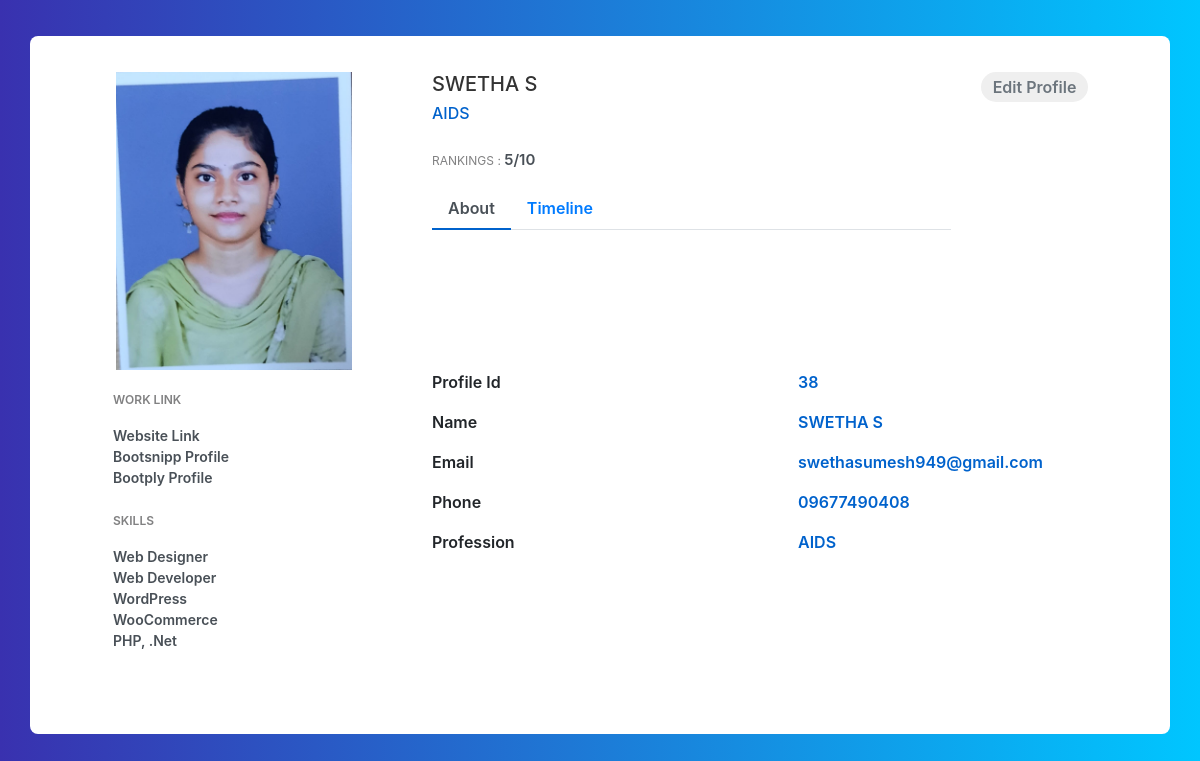
Screenshot of /details/ with the database file from the repository.
### core/models.py (models this page shows, shortened)
class Profile(models.Model):
    first_name = models.CharField(max_length=70)
    last_name = models.CharField(max_length=70)
    date = models.DateField()
    phone = models.BigIntegerField()
    email = models.EmailField()
    ranking = models.IntegerField()
    profession = models.CharField(max_length=200)
    status = models.CharField(choices=types,max_length=20,null=True,blank=False,default='employee')
    present = models.BooleanField(default=False)
    image = models.ImageField()
    updated = models.DateTimeField(auto_now=True)
    shift = models.TimeField()

### core/views.py (the view)
# urls.py: path('details/', details, name= 'details'),
def details(request):
    try:
        last_face = LastFace.objects.last()
        profile = Profile.objects.get(Q(image__icontains=last_face))
    except:
        last_face = None
        profile = None
    context = {
        'profile': profile,
        'last_face': last_face
    }
    return render(request, 'core/details.html', context)

### core/models.py (called while the page is built)
    def __str__(self):
        return self.last_face

### core/templates/core/details.html (shortened to what this page needs)
{% extends "core/base.html" %}
{% load static %}
{% block content %}
{% if profile == None %}
<div class="container emp-profile">
    <div class="row">
        <div class="col-md-5">
            <div class="alert alert-warning">
                <svg width="1.0625em" height="1em" viewBox="0 0 17 16" class="bi bi-exclamation-triangle"
                    fill="currentColor" xmlns="http://www.w3.org/2000/svg">
                    <path fill-rule="evenodd"
                        d="M7.938 2.016a.146.146 0 0 0-.054.057L1.027 13.74a.176.176 0 0 0-.002.183c.016.03.037.05.054.06.015.01.034.017.066.017h13.713a.12.12 0 0 0 .066-.017.163.163 0 0 0 .055-.06.176.176 0 0 0-.003-.183L8.12 2.073a.146.146 0 0 0-.054-.057A.13.13 0 0 0 8.002 2a.13.13 0 0 0-.064.016zm1.044-.45a1.13 1.13 0 0 0-1.96 0L.165 13.233c-.457.778.091 1.767.98 1.767h13.713c.889 0 1.438-.99.98-1.767L8.982 1.566z" />
                    <path
                        d="M7.002 12a1 1 0 1 1 2 0 1 1 0 0 1-2 0zM7.1 5.995a.905.905 0 1 1 1.8 0l-.35 3.507a.552.552 0 0 1-1.1 0L7.1 5.995z" />
                </svg>
                <p><b>Note: </b>
                <ul>
                    <li>It takes some time to turn on the scanner if your computer hardware
                        does not meet the requirements of the face recognition software</li>
                    <li>consider providing good lighting and good resolution cameras
                        for the software to work properly</li>
                </ul>
                <small>(this window will disappear after running the first scan)</small>
                </p>
            </div>
        </div>
        <div class="col-md-1">
        </div>
        <div class="col-md-6">
            <div>
                <img src="{% static 'img/fgirl.jpg'%}" alt="" width="99%">
            </div>
        </div>
    </div>
</div>
{% else %}
<div class="container emp-profile">
        <div class="row">
            <div class="col-md-4">
                <div class="profile-img">
                    <img src="{{ profile.image.url }}" alt="" />
                </div>
            </div>
            <div class="col-md-6">
                <div class="profile-head">
                    <h5>
                        {{profile.first_name}} {{profile.last_name}}
                    </h5>
                    <h6>
                        {{profile.profession }}
                    </h6>
                    <p class="proile-rating">RANKINGS : <span>{{profile.ranking}}/10</span></p>
                    <ul class="nav nav-tabs" id="myTab" role="tablist">
                        <li class="nav-item">
                            <a class="nav-link active" id="home-tab" data-toggle="tab" href="#home" role="tab"
                                aria-controls="home" aria-selected="true">About</a>
                        </li>
                        <li class="nav-item">
                            <a class="nav-link" id="profile-tab" data-toggle="tab" href="#profile" role="tab"
                                aria-controls="profile" aria-selected="false">Timeline</a>
                        </li>
                    </ul>
                </div>
            </div>
            <div class="col-md-2">
                <a href="{% url 'edit_profile' profile.id %}"><input type="button" class="profile-edit-btn" name="btnAddMore" value="Edit Profile" /></a>
            </div>
        </div>
        <div class="row">
            <div class="col-md-4">
                <div class="profile-work">
                    <p>WORK LINK</p>
                    <a href="">Website Link</a><br />
                    <a href="">Bootsnipp Profile</a><br />
                    <a href="">Bootply Profile</a>
                    <p>SKILLS</p>
                    <a href="">Web Designer</a><br />
                    <a href="">Web Developer</a><br />
                    <a href="">WordPress</a><br />
                    <a href="">WooCommerce</a><br />
                    <a href="">PHP, .Net</a><br />
                </div>
            </div>
            <div class="col-md-8">
                <div class="tab-content profile-tab" id="myTabContent">
                    <div class="tab-pane fade show active" id="home" role="tabpanel" aria-labelledby="home-tab">
                        <div class="row">
                            <div class="col-md-6">
                                <label>Profile Id</label>
                            </div>
                            <div class="col-md-6">
                                <p>{{profile.id}}</p>
                            </div>
                        </div>
                        <div class="row">
                            <div class="col-md-6">
                                <label>Name</label>
                            </div>
                            <div class="col-md-6">
                                <p>{{profile.first_name}} {{profile.last_name}}</p>
                            </div>
                        </div>
                        <div class="row">
                            <div class="col-md-6">
                                <label>Email</label>
                            </div>
                            <div class="col-md-6">
                                <p>{{profile.email}}</p>
                            </div>
                        </div>
                        <div class="row">
                            <div class="col-md-6">
                                <label>Phone</label>
                            </div>
                            <div class="col-md-6">
                                <p>0{{profile.phone}}</p>
                            </div>
                        </div>
                        <div class="row">
                            <div class="col-md-6">
                                <label>Profession</label>
                            </div>
                            <div class="col-md-6">
                                <p>{{ profile.profession }}</p>
                            </div>
                        </div>
                    </div>
                </div>
            </div>
        </div>
</div>
{% endif %}
{% endblock content %}

### static/css/details.css (style rules this page uses)
.emp-profile { padding: 3%; margin-top: 3%; margin-bottom: 3%; border-radius: 0.5rem; background: #fff; }
.profile-img { text-align: center; }
.profile-img img { width: 70%; height: 100%; }
.profile-head h5 { color: #333; }
.profile-head h6 { color: #0062cc; }
.profile-edit-btn { border: none; border-radius: 1.5rem; width: 70%; padding: 2%; font-weight: 600; color: #6c757d; cursor: pointer; }
.proile-rating { font-size: 12px; color: #818182; margin-top: 5%; }
.proile-rating span { color: #495057; font-size: 15px; font-weight: 600; }
.profile-head .nav-tabs { margin-bottom:5%; }
.profile-head .nav-tabs .nav-link { font-weight:600; border: none; }
.profile-head .nav-tabs .nav-link.active { border: none; border-bottom:2px solid #0062cc; }
.profile-work { padding: 14%; margin-top: -15%; }
.profile-work p { font-size: 12px; color: #818182; font-weight: 600; margin-top: 10%; }
.profile-work a { text-decoration: none; color: #495057; font-weight: 600; font-size: 14px; }
.profile-tab label { font-weight: 600; }
.profile-tab p { font-weight: 600; color: #0062cc; }

### static/css/body.css (style rules this page uses)
body { background: -webkit-linear-gradient(left, #3931af, #00c6ff); }

### rows the page displays
Profile: image (picture), first_name "SWETHA", last_name "S", profession "AIDS", ranking "5", id "38", email "swethasumesh949@gmail.com", phone "9677490408"
